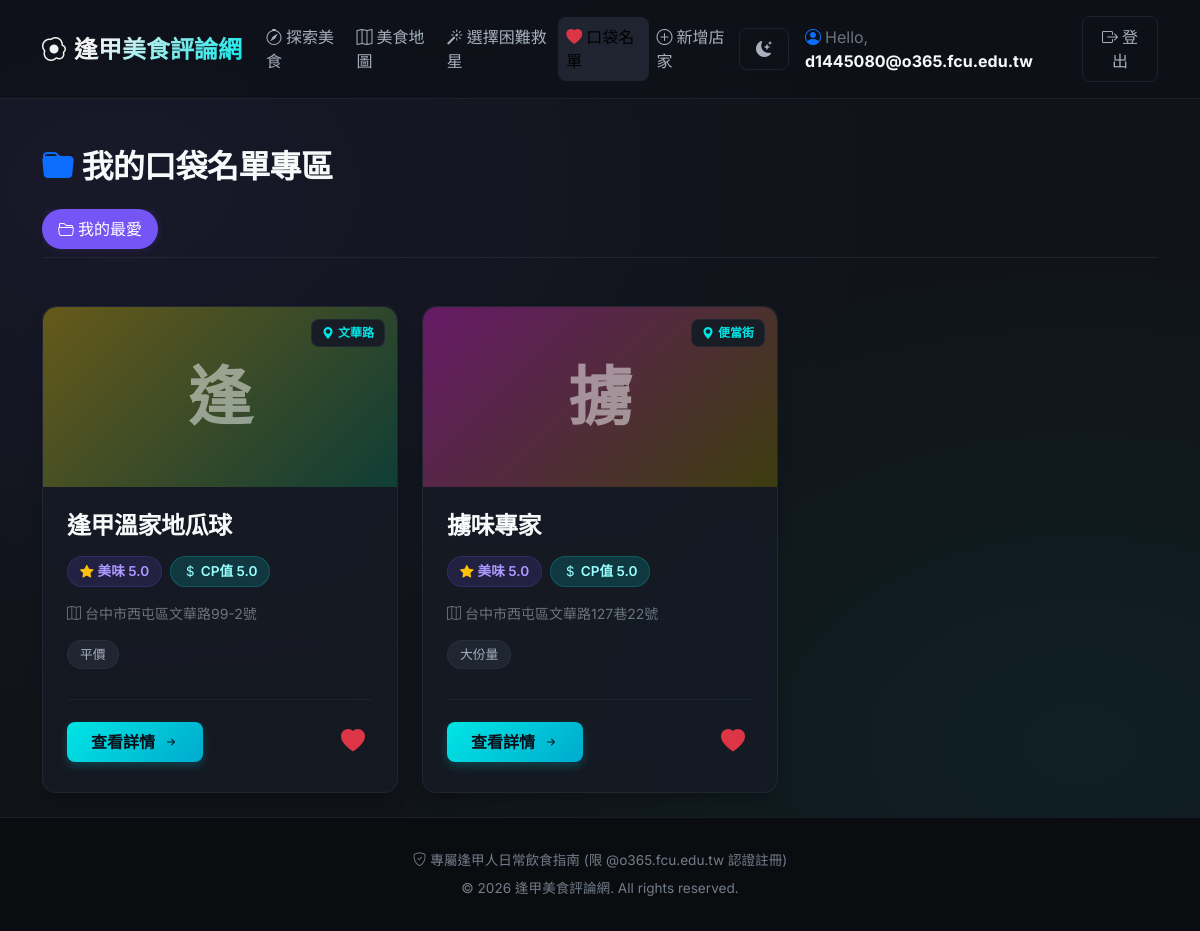
/favorites (signed in), run on the app's committed database.
### app/models/restaurant.py (models this page shows, shortened)
class Restaurant(db.Model):
    __tablename__ = 'restaurants'
    id = db.Column(db.Integer, primary_key=True, autoincrement=True)
    name = db.Column(db.String(100), nullable=False, index=True)
    address = db.Column(db.String(200), nullable=False)
    phone = db.Column(db.String(20), nullable=True)
    opening_hours = db.Column(db.String(100), nullable=True)
    landmark = db.Column(db.String(50), nullable=False, index=True) # 如：正門、東門、西門、便當街
    avg_rating = db.Column(db.Float, nullable=False, default=0.0)    # 平均美味星等
    avg_cp = db.Column(db.Float, nullable=False, default=0.0)        # 平均 CP 值
    latitude = db.Column(db.Float, nullable=True)                    # 緯度
    longitude = db.Column(db.Float, nullable=True)                   # 經度
    created_at = db.Column(db.DateTime, nullable=False, default=datetime.utcnow)
    tags = db.relationship('Tag', secondary=restaurant_tags, backref=db.backref('restaurants', lazy='dynamic'))
    reviews = db.relationship('Review', backref='restaurant', lazy=True, cascade="all, delete-orphan")
    favorites = db.relationship('Favorite', backref='restaurant', lazy=True, cascade="all, delete-orphan")
    def delete(self):
        """刪除餐廳"""
        db.session.delete(self)
        db.session.commit()

class Tag(db.Model):
    __tablename__ = 'tags'
    id = db.Column(db.Integer, primary_key=True, autoincrement=True)
    name = db.Column(db.String(50), unique=True, nullable=False)

### app/models/favorite.py (models this page shows, shortened)
class Favorite(db.Model):
    __tablename__ = 'favorites'
    __table_args__ = (
        db.UniqueConstraint('user_id', 'restaurant_id', 'list_name', name='uq_user_restaurant_list'),
    )
    id = db.Column(db.Integer, primary_key=True, autoincrement=True)
    user_id = db.Column(db.Integer, db.ForeignKey('users.id', ondelete='CASCADE'), nullable=False)
    restaurant_id = db.Column(db.Integer, db.ForeignKey('restaurants.id', ondelete='CASCADE'), nullable=False)
    list_name = db.Column(db.String(50), nullable=False, default='我的最愛')
    created_at = db.Column(db.DateTime, nullable=False, default=datetime.utcnow)
    @classmethod
    def get_user_favorites(cls, user_id, list_name=None):
        q = cls.query.filter_by(user_id=user_id)
        if list_name:
            q = q.filter_by(list_name=list_name)
        return q.order_by(cls.created_at.desc()).all()
    @classmethod
    def get_user_lists(cls, user_id):
        results = db.session.query(cls.list_name).filter_by(user_id=user_id).distinct().all()
        lists = [r[0] for r in results]
        if '我的最愛' not in lists:
            lists.insert(0, '我的最愛')
        return lists

### app/routes/favorite.py (the view)
@favorite_bp.route('', methods=['GET'])
@login_required
def list_favorites():
    user_id = session['user_id']
    list_name = request.args.get('list_name', '我的最愛').strip()
    user_lists = Favorite.get_user_lists(user_id)
    if list_name not in user_lists and user_lists:
        list_name = user_lists[0]
    favorites = Favorite.get_user_favorites(user_id, list_name)
    return render_template(
        'favorite/list.html',
        favorites=favorites,
        user_lists=user_lists,
        current_list=list_name
    )

### app/routes/auth.py (called while the page is built)
def login_required(f):
    @functools.wraps(f)
    def decorated_function(*args, **kwargs):
        if 'user_id' not in session:
            if request.is_json or request.headers.get('X-Requested-With') == 'XMLHttpRequest':
                return jsonify({'success': False, 'message': '請先登入後再進行此操作。'}), 401
            flash('請先登入後再進行此操作。', 'warning')
            return redirect(url_for('auth.login'))
        return f(*args, **kwargs)
    return decorated_function

### app/templates/favorite/list.html (shortened to what this page needs)
{% extends "base.html" %}
{% block content %}
<div class="row g-4">
    <div class="col-12">
        <h2 class="text-light fw-bold mb-4"><i class="bi bi-folder-fill text-primary me-2"></i>我的口袋名單專區</h2>
        <div class="favorite-tabs">
            {% for list_name in user_lists %}
                <a href="{{ url_for('favorite.list_favorites', list_name=list_name) }}"
                   class="fav-tab-link {% if current_list == list_name %}active{% endif %}">
                    <i class="bi bi-folder2-open me-1"></i>{{ list_name }}
                </a>
            {% endfor %}
        </div>
    </div>
    <div class="col-12">
        {% if favorites %}
            <div class="row row-cols-1 row-cols-md-2 row-cols-lg-3 g-4 favorites-grid">
                {% for fav in favorites %}
                    {% set r = fav.restaurant %}
                    <div class="col">
                        <div class="glass-panel restaurant-card h-100 d-flex flex-column">
                            <div class="restaurant-img-container">
                                <div class="w-100 h-100 d-flex align-items-center justify-content-center"
                                     style="background: linear-gradient(135deg, hsl({{ (r.id * 50) % 360 }}, 60%, 25%) 0%, hsl({{ (r.id * 50 + 120) % 360 }}, 60%, 15%) 100%);">
                                    <span class="display-3 fw-bold text-light opacity-50">{{ r.name[0] }}</span>
                                </div>
                                <span class="card-tag"><i class="bi bi-geo-alt-fill me-1"></i>{{ r.landmark }}</span>
                            </div>
                            <div class="card-body p-4 d-flex flex-column flex-grow-1">
                                <h4 class="card-title text-light mb-3 text-truncate">{{ r.name }}</h4>
                                <div class="d-flex gap-2 mb-3">
                                    <span class="rating-pill">
                                        <i class="bi bi-star-fill text-warning me-1"></i>美味 {{ r.avg_rating }}
                                    </span>
                                    <span class="cp-pill">
                                        <i class="bi bi-currency-dollar me-1"></i>CP值 {{ r.avg_cp }}
                                    </span>
                                </div>
                                <p class="text-secondary small mb-3 text-truncate">
                                    <i class="bi bi-map me-1"></i>{{ r.address }}
                                </p>
                                <div class="mb-4 flex-wrap d-flex">
                                    {% if r.tags %}
                                        {% for t in r.tags %}
                                            <span class="tag-badge">{{ t.name }}</span>
                                        {% endfor %}
                                    {% else %}
                                        <span class="text-muted small">暫無標籤</span>
                                    {% endif %}
                                </div>
                                <div class="mt-auto d-flex align-items-center justify-content-between pt-3 border-top border-secondary border-opacity-10">
                                    <a href="{{ url_for('restaurant.detail', id=r.id) }}" class="btn btn-accent-custom py-2 px-4">
                                        查看詳情 <i class="bi bi-arrow-right-short ms-1"></i>
                                    </a>
                                    <button class="btn btn-outline-custom btn-toggle-favorite favorited border-0 px-2 py-2 fs-4"
                                            data-restaurant-id="{{ r.id }}"
                                            data-list-name="{{ current_list }}"
                                            title="取消收藏">
                                        <i class="bi bi-heart-fill text-danger"></i>
                                    </button>
                                </div>
                            </div>
                        </div>
                    </div>
                {% endfor %}
            </div>
        {% endif %}
    </div>
</div>
{% endblock %}

### app/static/css/style.css (style rules this page uses)
:root { --bg-main: hsl(222, 20%, 8%); --bg-surface: hsla(222, 20%, 12%, 0.7); --bg-surface-solid: hsl(222, 20%, 12%); --bg-surface-hover: hsla(222, 20%, 18%, 0.8); --primary: hsl(252, 90%, 65%); --primary-hover: hsl(252, 90%, 55%); --accent: hsl(180, 100%, 45%); --accent-hover: hsl(180, 100%, 35%); --text-primary: hsl(0, 0%, 95%); --text-secondary: hsl(215, 15%, 70%); --text-muted: hsl(215, 10%, 50%); --border-color: hsla(215, 20%, 25%, 0.4); --border-glow: hsla(252, 90%, 65%, 0.2); --success: hsl(145, 80%, 45%); --danger: hsl(355, 85%, 55%); --warning: hsl(40, 95%, 55%); --navbar-bg: rgba(13, 17, 23, 0.7); --footer-bg: hsl(222, 20%, 5%); --radial-g1: hsla(252, 90%, 65%, 0.08); --radial-g2: hsla(180, 100%, 45%, 0.06); --navbar-toggler-filter: invert(1); --card-img-bg: hsl(222, 20%, 15%); --replies-bg: hsla(222, 20%, 6%, 0.6); --radius-sm: 8px; --radius-md: 14px; --radius-lg: 20px; --shadow-sm: 0 4px 6px -1px rgba(0, 0, 0, 0.1), 0 2px 4px -1px rgba(0, 0, 0, 0.06); --shadow-md: 0 10px 15px -3px rgba(0, 0, 0, 0.2), 0 4px 6px -2px rgba(0, 0, 0, 0.05); --shadow-lg: 0 20px 25px -5px rgba(0, 0, 0, 0.3), 0 10px 10px -5px rgba(0, 0, 0, 0.04); --shadow-glow: 0 0 15px var(--border-glow); --font-heading: 'Outfit', sans-serif; --font-body: 'Inter', sans-serif; --transition: all 0.3s cubic-bezier(0.4, 0, 0.2, 1); }
body { background-color: var(--bg-main); background-image: radial-gradient(at 10% 20%, var(--radial-g1) 0px, transparent 50%), radial-gradient(at 90% 80%, var(--radial-g2) 0px, transparent 50%); background-attachment: fixed; color: var(--text-primary); font-family: var(--font-body); min-height: 100vh; display: flex; flex-direction: column; overflow-x: hidden; }
h1, h2, h3, h4, h5, h6 { font-family: var(--font-heading); font-weight: 600; letter-spacing: -0.02em; color: var(--text-primary); }
.glass-panel { background: var(--bg-surface); backdrop-filter: blur(16px) saturate(120%); -webkit-backdrop-filter: blur(16px) saturate(120%); border: 1px solid var(--border-color); border-radius: var(--radius-md); box-shadow: var(--shadow-md); transition: var(--transition); }
.btn-accent-custom { background: linear-gradient(135deg, var(--accent) 0%, hsl(190, 100%, 40%) 100%); border: none; color: #0b0f19; font-weight: 600; padding: 0.6rem 1.5rem; border-radius: var(--radius-sm); box-shadow: 0 4px 10px rgba(0, 240, 255, 0.2); transition: var(--transition); }
.btn-outline-custom { background: transparent; border: 1px solid var(--border-color); color: var(--text-secondary); font-weight: 500; padding: 0.6rem 1.5rem; border-radius: var(--radius-sm); transition: var(--transition); }
.restaurant-card { position: relative; overflow: hidden; height: 100%; }
.restaurant-img-container { position: relative; height: 180px; overflow: hidden; border-top-left-radius: inherit; border-top-right-radius: inherit; background: var(--card-img-bg); }
.card-tag { position: absolute; top: 12px; right: 12px; background: var(--bg-surface-solid); backdrop-filter: blur(5px); border: 1px solid var(--border-color); border-radius: var(--radius-sm); color: var(--accent); padding: 4px 10px; font-size: 0.75rem; font-weight: 600; }
.rating-pill { background: hsla(252, 90%, 65%, 0.15); color: hsl(252, 100%, 80%); border: 1px solid hsla(252, 90%, 65%, 0.2); border-radius: 20px; padding: 4px 12px; display: inline-flex; align-items: center; font-size: 0.85rem; font-weight: 600; }
.cp-pill { background: hsla(180, 100%, 45%, 0.15); color: hsl(180, 100%, 80%); border: 1px solid hsla(180, 100%, 45%, 0.2); border-radius: 20px; padding: 4px 12px; display: inline-flex; align-items: center; font-size: 0.85rem; font-weight: 600; }
.tag-badge { background: var(--bg-surface-hover); color: var(--text-secondary); border: 1px solid var(--border-color); border-radius: 30px; padding: 4px 12px; font-size: 0.8rem; margin-right: 6px; margin-bottom: 6px; display: inline-block; transition: var(--transition); text-decoration: none; }
.favorite-tabs { border-bottom: 1px solid var(--border-color); display: flex; gap: 8px; overflow-x: auto; padding-bottom: 8px; margin-bottom: 24px; }
.fav-tab-link { color: var(--text-secondary); text-decoration: none; padding: 8px 16px; border-radius: 30px; font-weight: 500; white-space: nowrap; transition: var(--transition); }
.fav-tab-link.active { color: white; background: var(--primary); box-shadow: 0 0 10px var(--border-glow); }

### data on the page
Restaurant: name "逢", landmark "文華路", name "逢甲溫家地瓜球", avg_rating "5.0", avg_cp "5.0", address "台中市西屯區文華路99-2號"
Tag: name "平價"
Restaurant: name "擄", landmark "便當街", name "擄味專家", avg_rating "5.0", avg_cp "5.0", address "台中市西屯區文華路127巷22號"
Tag: name "大份量"

### other printed values
{{ session.get('username') }} "d1445080@o365.fcu.edu.tw"
{{ list_name }} "我的最愛"
